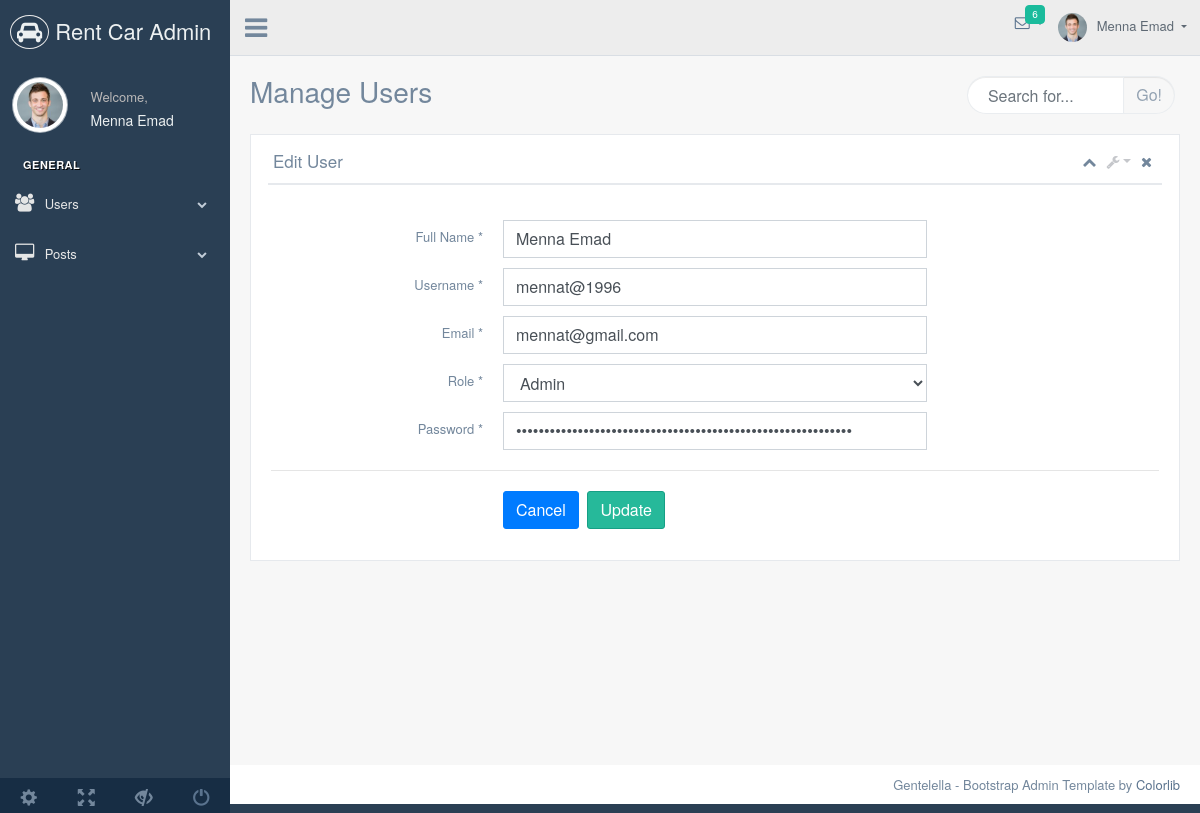
The app's page /admin/edituser.php?id=11 (signed in) with its own data.
### tables this page shows
CREATE TABLE `users` (
  `id` int(11) NOT NULL,
  `regDate` timestamp NOT NULL DEFAULT current_timestamp() ON UPDATE current_timestamp(),
  `name` varchar(50) NOT NULL,
  `userName` varchar(50) NOT NULL,
  `email` varchar(50) NOT NULL,
  `password` varchar(60) NOT NULL,
  `role` enum('user','admin') NOT NULL DEFAULT 'user'
);

### admin/edituser.php (the view, shortened to what this page needs)
<?php
    include_once("includes/conn.php");
    if(isset($_GET["id"])){
        $id = $_GET["id"];
		$status = true;
	}
    if(isset($status)){
		try{
			$sql = "SELECT * FROM `users` WHERE id = ?";
			$stmt = $conn->prepare($sql);
			$stmt->execute([$id]);
			$result = $stmt->fetch();
			$name=$result["name"];
            $userName=$result["userName"];
            $email=$result["email"];
            $password=$result["password"];
            $role=$result["role"];
		}catch(PDOException $e){
            $alert = "alert-danger";
            $message = $e->getMessage();
		}
	}
?>
<!DOCTYPE html>
<html lang="en">
  <head>
    <?php include_once("includes/headtags.php"); ?>
</head>
<body class="nav-md">
	<div class="container body">
		<div class="main_container">
			<div class="col-md-3 left_col">
				<div class="left_col scroll-view">
                    <?php include_once("includes/menuprofilequickinfo.php"); ?>
					<br />
					<?php include_once("includes/sidebarmenu.php"); ?>
                    <?php include_once("includes/menufooterbuttons.php"); ?>
				</div>
			</div>
            <?php include_once("includes/topnavigation.php"); ?>
			<div class="right_col" role="main">
				<div class="">
					<?php include_once("includes/manage&search.php"); ?>
					<div class="clearfix"></div>
					<div class="row">
						<div class="col-md-12 col-sm-12 ">
							<div class="x_panel">
								<?php include_once("includes/title&buttons.php"); ?>
								<div class="x_content">
									<br />
									<form action="" method="POST" id="demo-form2" data-parsley-validate class="form-horizontal form-label-left" onsubmit="return validateForm()">
										<div class="item form-group">
											<label class="col-form-label col-md-3 col-sm-3 label-align" for="first-name">Full Name <span class="required">*</span>
											</label>
											<div class="col-md-6 col-sm-6 ">
												<input type="text" id="first-name" required="required" class="form-control" value="<?php echo $name; ?>" name="name">
											</div>
										</div>
										<div class="item form-group">
											<label class="col-form-label col-md-3 col-sm-3 label-align" for="user-name">Username <span class="required">*</span>
											</label>
											<div class="col-md-6 col-sm-6 ">
												<input type="text" id="user-name" required="required" class="form-control" value="<?php echo $userName; ?>" name="userName">
											</div>
										</div>
										<div class="item form-group">
											<label for="email" class="col-form-label col-md-3 col-sm-3 label-align">Email <span class="required">*</span></label>
											<div class="col-md-6 col-sm-6 ">
												<input id="email" class="form-control" type="email" required="required" value="<?php echo $email; ?>" name="email">
											</div>
										</div>
										<div class="item form-group">
											<label class="col-form-label col-md-3 col-sm-3 label-align" for="role">Role <span class="required">*</span>
											</label>
											<div class="col-md-6 col-sm-6 ">
												<select class="form-control" name="role" id="role">
													<option value="admin" <?php if($role === 'admin') echo ' selected'; ?>>Admin</option>
												</select>
											</div>
										</div>
										<div class="item form-group">
											<label class="col-form-label col-md-3 col-sm-3 label-align" for="password">Password <span class="required">*</span>
											</label>
											<div class="col-md-6 col-sm-6 ">
												<input type="password" id="password" required="required" class="form-control" value="<?php echo $password; ?>" name="password">
											</div>
										</div>
										<div class="ln_solid"></div>
										<div class="item form-group">
											<div class="col-md-6 col-sm-6 offset-md-3">
												<a href="users.php"><button class="btn btn-primary" type="button">Cancel</button></a>
												<button type="submit" class="btn btn-success">Update</button>
											</div>
										</div>
									</form>
								</div>
							</div>
						</div>
					</div>
				</div>
			</div>
            <?php include_once("includes/footer.php"); ?>
		</div>
	</div>
</body>
</html>

### records on screen
users: name "Menna Emad", userName "mennat@1996", email "mennat@gmail.com", role "Admin"

### other values on screen
$_SESSION["name"] "Menna Emad"
$managePageTitle "Manage Users"
$managePageSubTitle "Edit User"
